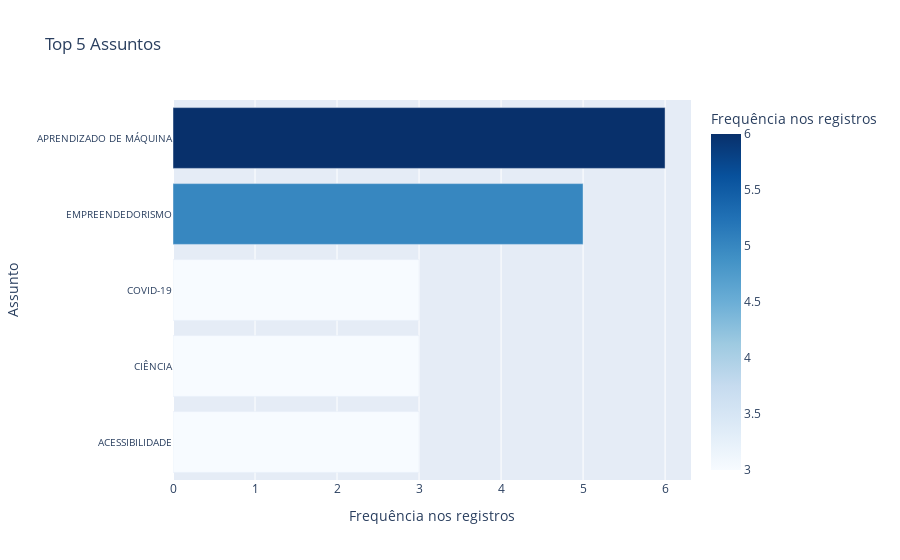

Notebook source saved alongside this figure:
### Markdown cell above
## Gráfico de TOP N assuntos

### Code cell
df,df_filtered,fig=test_graphs.test_plot_top_subjects(top_n=5,show_just_words=False,remove_course_words=True)
display(df)
display(df_filtered)
fig.show()

### Figure 1 — Plotly figure (JSON) as saved in the notebook; plotly's stock layout.template omitted (floating-point values rounded to 4 significant figures)
{"data": [{"hovertemplate": "Frequência nos registros=%{marker.color}<br>Assunto=%{y}<extra></extra>", "legendgroup": "", "marker": {"color": [3, 3, 3, 5, 6], "coloraxis": "coloraxis", "pattern": {"shape": ""}}, "name": "", "orientation": "h", "showlegend": false, "textposition": "auto", "type": "bar", "x": [3, 3, 3, 5, 6], "xaxis": "x", "y": ["ACESSIBILIDADE", "CIÊNCIA", "COVID-19", "EMPREENDEDORISMO", "APRENDIZADO DE MÁQUINA"], "yaxis": "y"}], "layout": {"barmode": "relative", "coloraxis": {"colorbar": {"title": {"text": "Frequência nos registros"}}, "colorscale": [[0, "rgb(247,251,255)"], [0.125, "rgb(222,235,247)"], [0.25, "rgb(198,219,239)"], [0.375, "rgb(158,202,225)"], [0.5, "rgb(107,174,214)"], [0.625, "rgb(66,146,198)"], [0.75, "rgb(33,113,181)"], [0.875, "rgb(8,81,156)"], [1, "rgb(8,48,107)"]]}, "legend": {"tracegroupgap": 0}, "title": {"text": "Top 5 Assuntos"}, "xaxis": {"anchor": "y", "domain": [0, 1], "title": {"text": "Frequência nos registros"}}, "yaxis": {"anchor": "x", "domain": [0, 1], "tickfont": {"size": 10}, "title": {"text": "Assunto"}}}}
